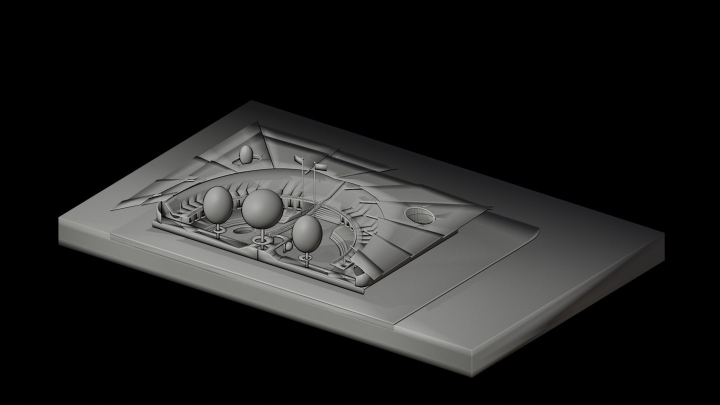
#> input picture frames/film/frame_0002.jpg, 1440 x 810 px (shown at 1/2 size); its folder holds only this picture in this run
$ python gen_film_ink.py
#> lines starting #> are read from the running program, lines starting #| are printed output that depends on the picture
"""
Re-tones the Blender clay turntable (light model on black) into a sepia
toned-paper rendering for the parchment site:

  - black background  -> parchment (so the panel dissolves into the page)
  - model highlights  -> light sepia (surfaces stay faintly visible)
  - model shadows     -> dark sepia ink

Done with a per-luminance LUT so it's fast (Pillow C ops, no per-pixel Python).
Output: frames/film_ink/frame_0001.jpg ...   Re-run:  python gen_film_ink.py
"""
import os, glob
from PIL import Image

SRC = "frames/film"
OUT = "frames/film_ink"
os.makedirs(OUT, exist_ok=True)

PAPER = (233, 224, 202)   # background (matches the page parchment)
LIGHT = (206, 193, 165)   # model highlights on toned paper
DARK  = (58, 42, 28)      # model shadows (sepia ink)
T     = 0.07              # luminance below this is treated as background
WIDTH = 1280              # downscale target for lighter files

def lerp(a, b, u):
    return tuple(int(round(a[i] + (b[i] - a[i]) * u)) for i in range(3))

# Build one LUT per channel mapping luminance 0..255 -> toned colour
lut_r, lut_g, lut_b = [], [], []
for v in range(256):
    lf = v / 255.0
    if lf < T:
        c = PAPER
    else:
        u = (lf - T) / (1 - T)
        c = lerp(DARK, LIGHT, u)
    lut_r.append(c[0]); lut_g.append(c[1]); lut_b.append(c[2])

files = sorted(glob.glob(os.path.join(SRC, "*.jpg")))
for f in files:
    im = Image.open(f).convert("RGB")
#> im is the input picture: PIL image 1440x810 RGB; mean R, G, B 31.5, 31.5, 31
    if im.width > WIDTH:
        im = im.resize((WIDTH, round(WIDTH * im.height / im.width)), Image.LANCZOS)
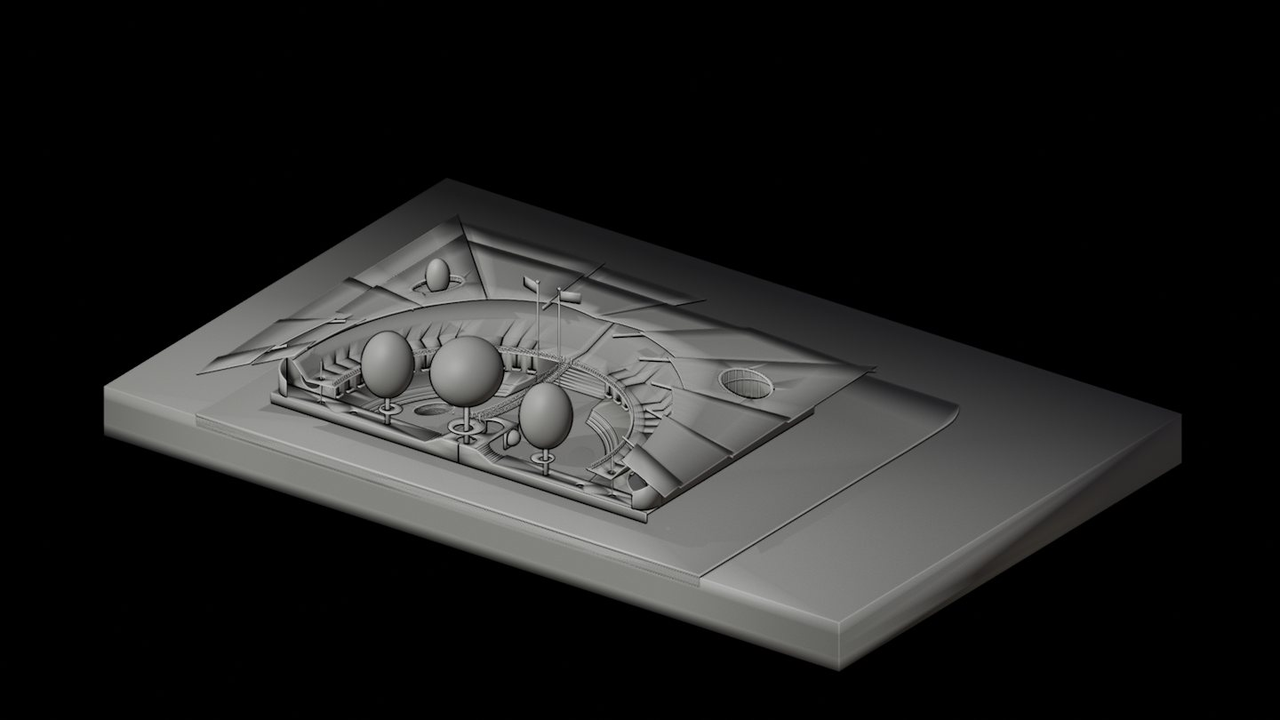
#> im: PIL image 1280x720 RGB; mean R, G, B 31.5, 31.5, 31
    lum = im.convert("L")
    toned = Image.merge("RGB", (lum.point(lut_r), lum.point(lut_g), lum.point(lut_b)))
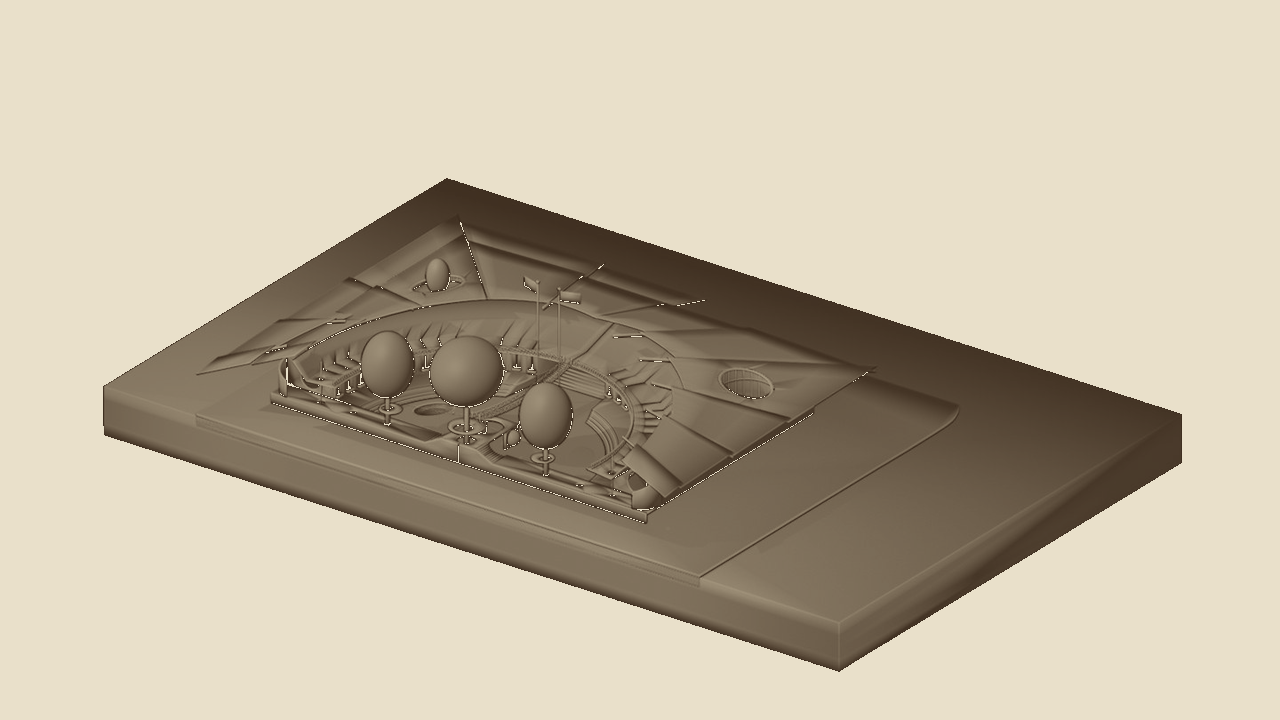
#> toned: PIL image 1280x720 RGB; mean R, G, B 194.9, 184, 163
    toned.save(os.path.join(OUT, os.path.basename(f)), quality=82, optimize=True)

print(f"toned {len(files)} frames -> {OUT}/")

$ run again, on frames/film/frame_0035.jpg
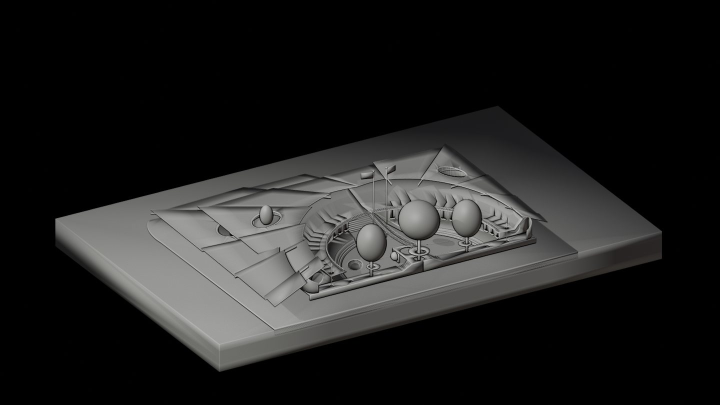
#> input picture frames/film/frame_0035.jpg, 1440 x 810 px (shown at 1/2 size)
#> im is the input picture: PIL image 1440x810 RGB; mean R, G, B 32.1, 32.1, 31.5
#> `im = im.resize((WIDTH, round(WIDTH * im.height / im.width)), Image.LAN..`:
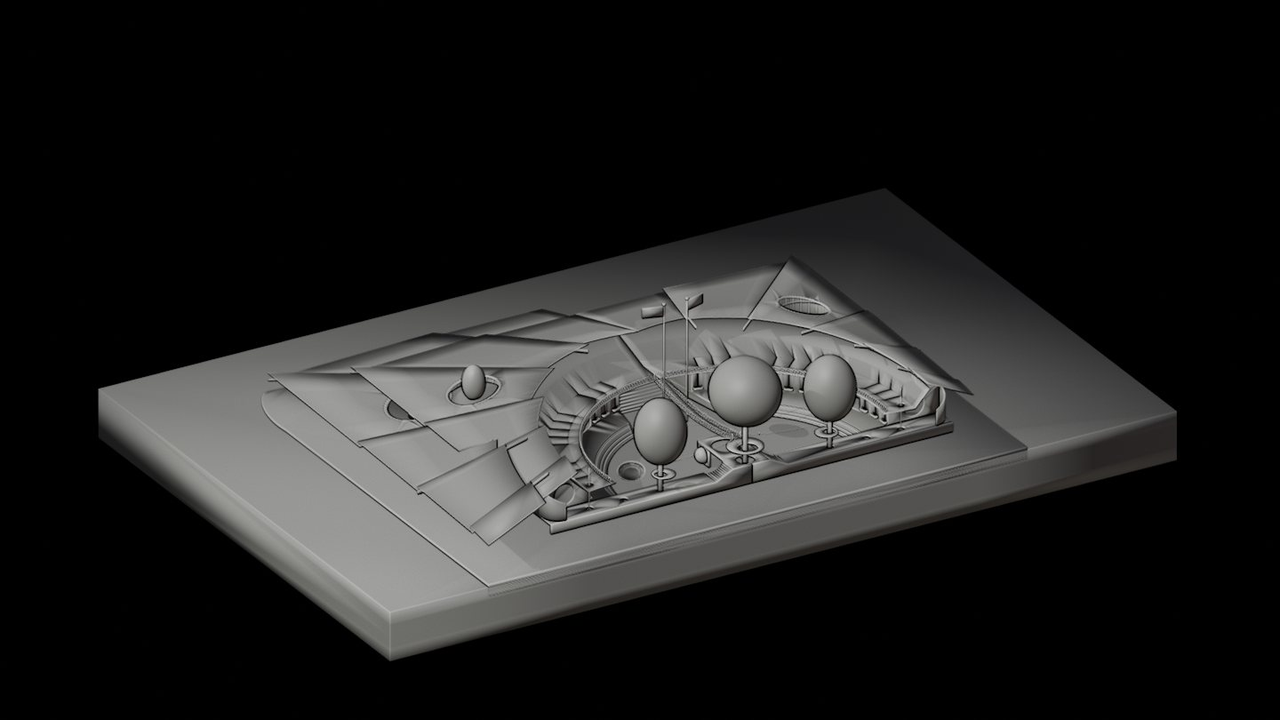
#> im: PIL image 1280x720 RGB; mean R, G, B 32.1, 32.1, 31.5
#> `toned = Image.merge("RGB", (lum.point(lut_r), lum.point(lut_g), lum.po..`:
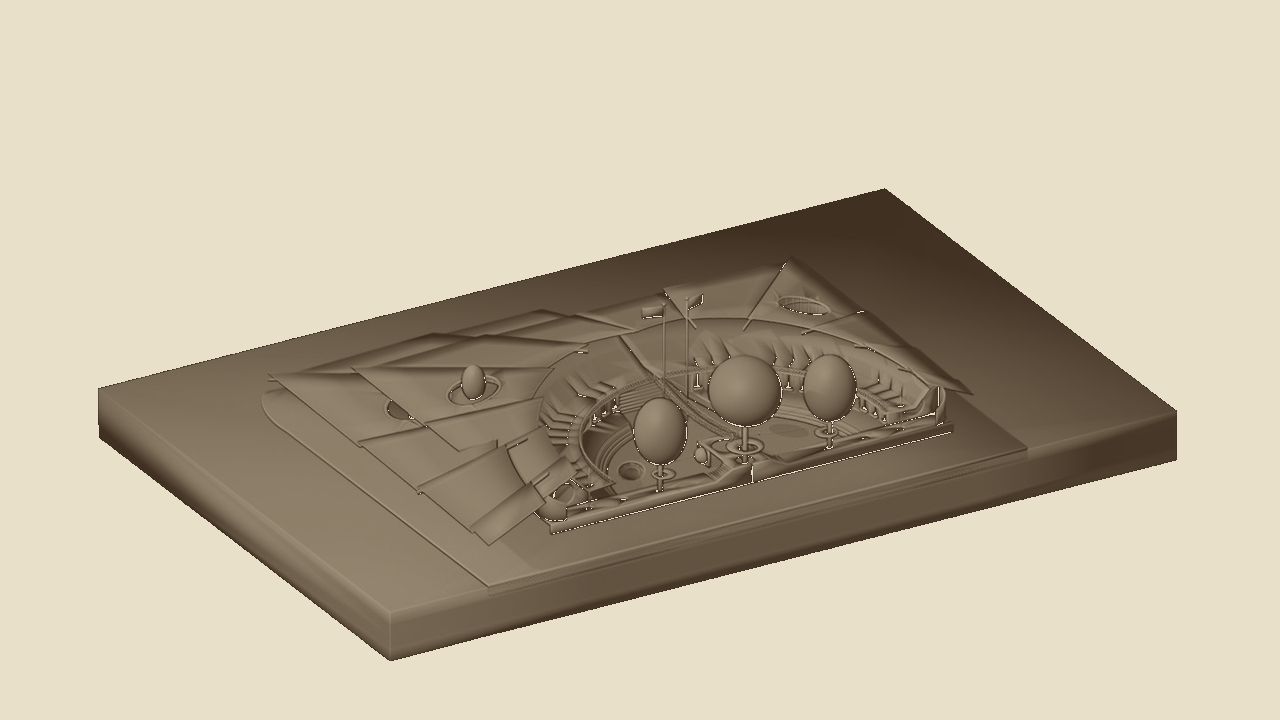
#> toned: PIL image 1280x720 RGB; mean R, G, B 195.1, 184.3, 163.2

$ run again, on frames/film/frame_0012.jpg
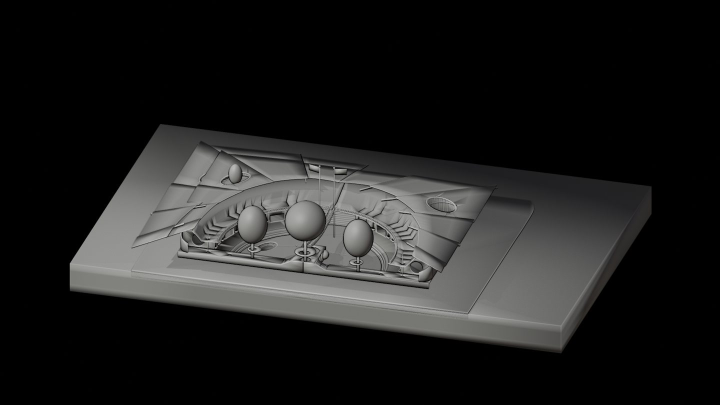
#> input picture frames/film/frame_0012.jpg, 1440 x 810 px (shown at 1/2 size)
#> im is the input picture: PIL image 1440x810 RGB; mean R, G, B 31.5, 31.5, 30.9
#> `im = im.resize((WIDTH, round(WIDTH * im.height / im.width)), Image.LAN..`:
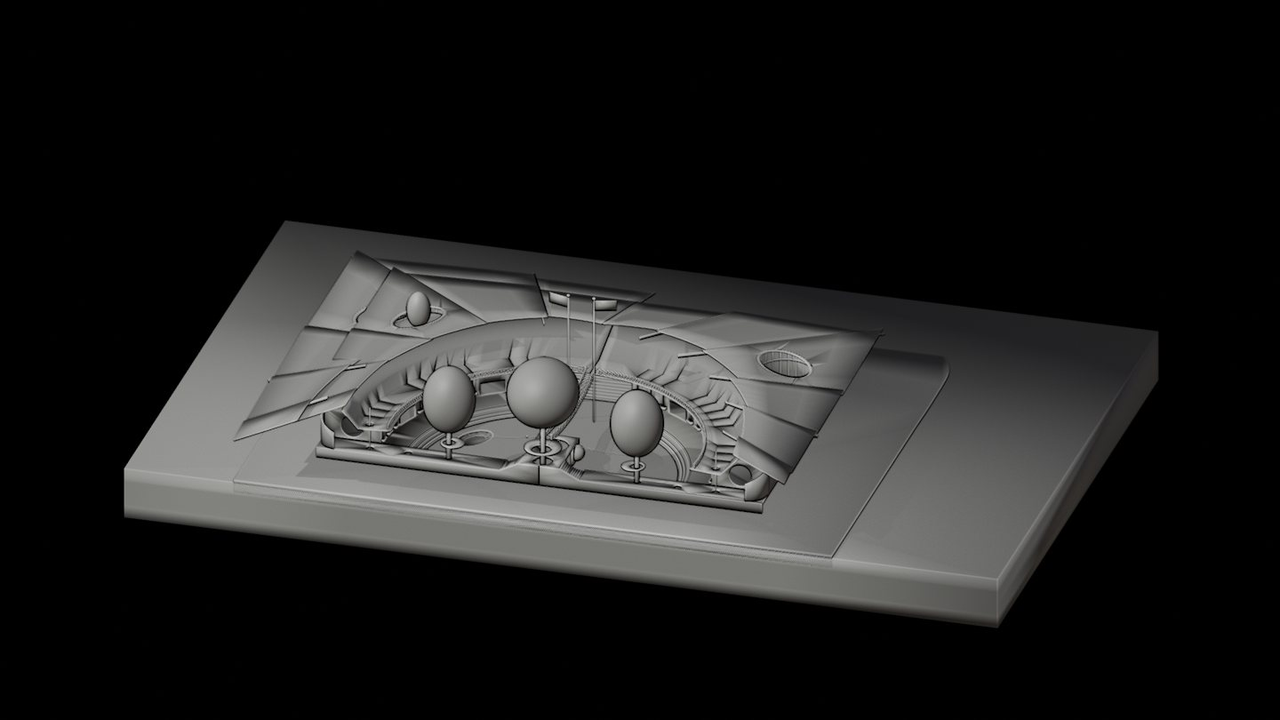
#> im: PIL image 1280x720 RGB; mean R, G, B 31.5, 31.5, 30.9
#> `toned = Image.merge("RGB", (lum.point(lut_r), lum.point(lut_g), lum.po..`:
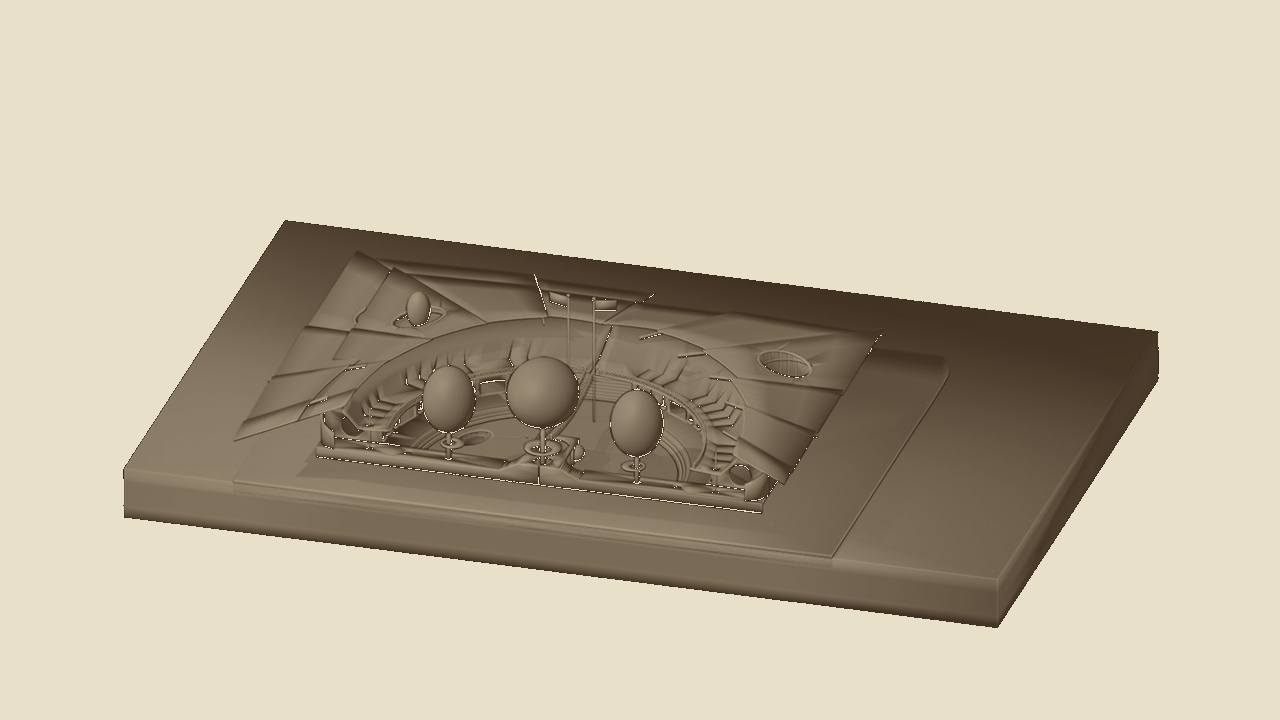
#> toned: PIL image 1280x720 RGB; mean R, G, B 195.2, 184.4, 163.3
